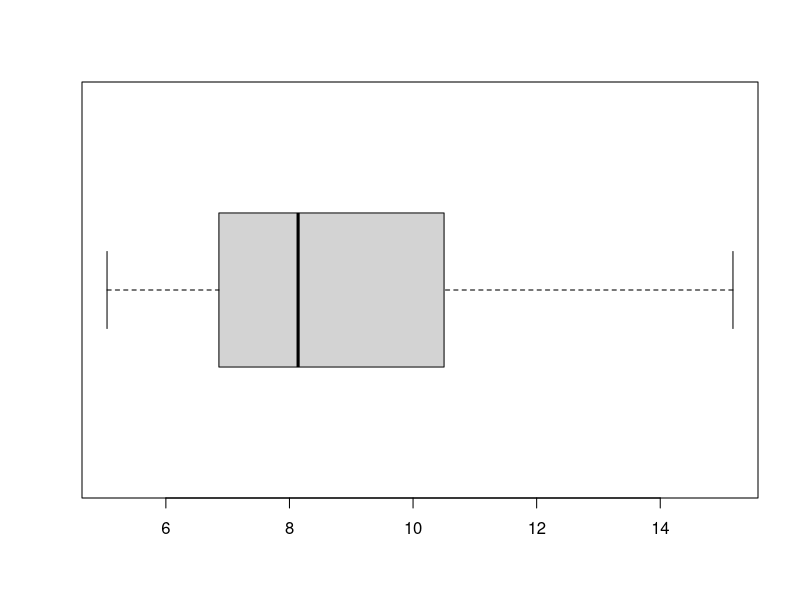
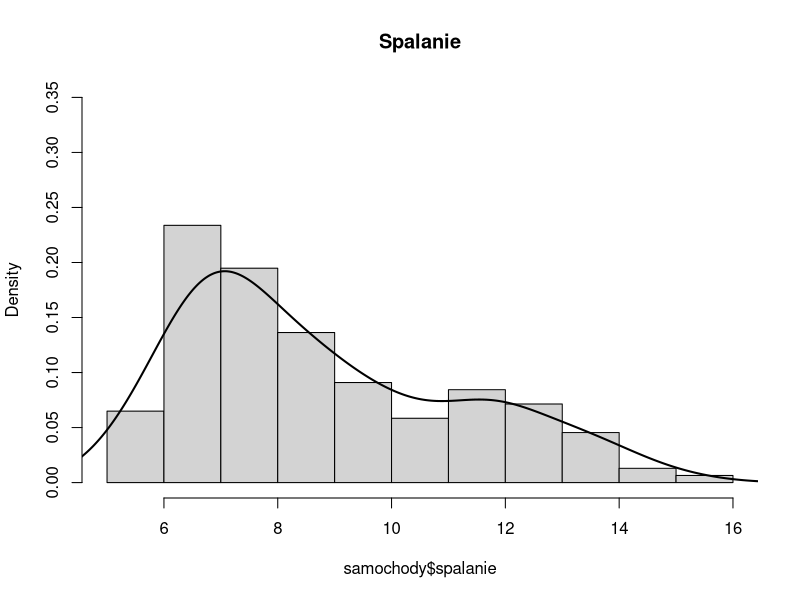
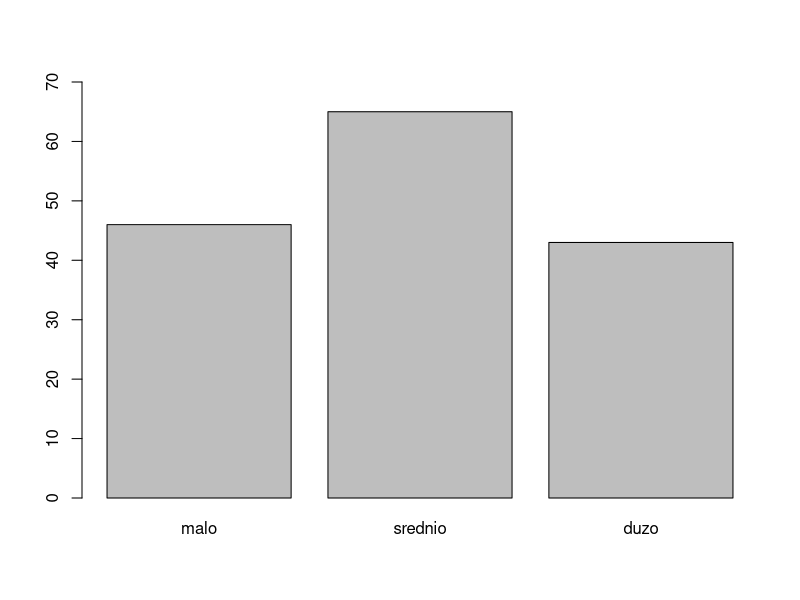
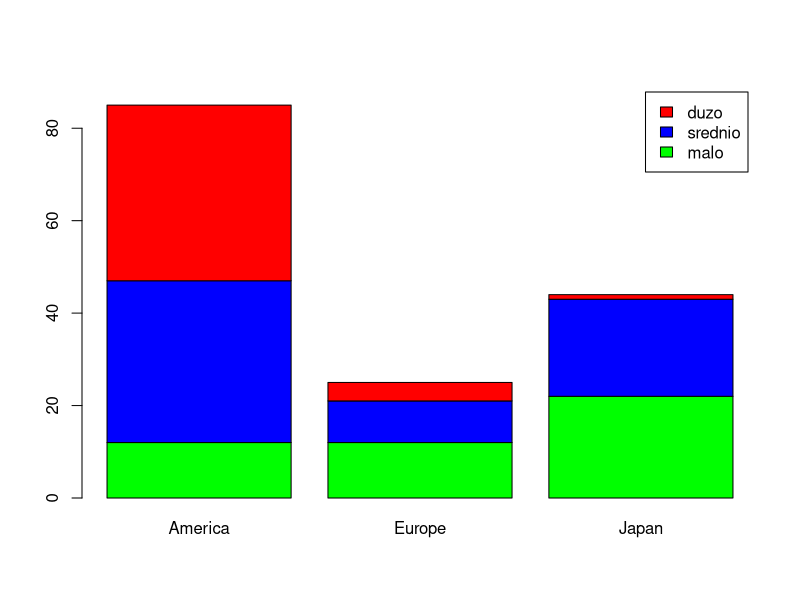

Here is the R script that generated these plots, in order:
samochody <-read.csv2("samochody.csv")
head(samochody)
?read.csv2

#it doesn't work
#samochody$spalanie<-(1/samochody$mpg*1.609/3.785)*100
#summary(samochody$spalanie)
#boxplot(samochody$spalanie)


a<-samochody$mpg*1.609/100/3.785
zuzycie<- 1/a
summary(zuzycie)
samochody$spalanie <-zuzycie
summary(samochody)

summary(factor(samochody$producent))
# 1  2  3    America=1  Europe=2   Japan =3
#85 26 44 

boxplot(samochody$spalanie, horizontal = T) #do prawej

quantile(samochody$spalanie, probs=c(0.05,0.95), na.rm = T)
?quantile
auto<-samochody[complete.cases(samochody),]

hist(samochody$spalanie, freq = F, ylim=c(0,0.35), main="Spalanie")
dens <- density(samochody$spalanie,na.rm = TRUE)
?density
lines(dens, lwd=2)



library(e1071)
skewness(samochody$spalanie, na.rm=TRUE)
?kurtosis #czy jestesmy bliko rozkladu normalnego
kurtosis(samochody$spalanie, na.rm=TRUE)

x <- rnorm(1000)
kurtosis(x)


z.f<-character(length(samochody$spalanie))
z.f
z.f[which(samochody$spalanie<7)] <-"malo"
z.f[which(samochody$spalanie>=7 & (samochody$spalanie<=10))] <-"srednio"
z.f[which(samochody$spalanie>10)]<-"duzo"
zp.f<-factor(z.f, levels=c("malo", "srednio","duzo"), ordered=T)
table(zp.f)
barplot(table(zp.f), ylim=c(0,70))


#important!! table 2x2
table(zp.f, samochody$producent)
barplot(table(zp.f, samochody$producent), legend=T, ylim=c(0,90), col=c("green","blue","red"), names.arg=c("America","Europe","Japan"))
?barplot
